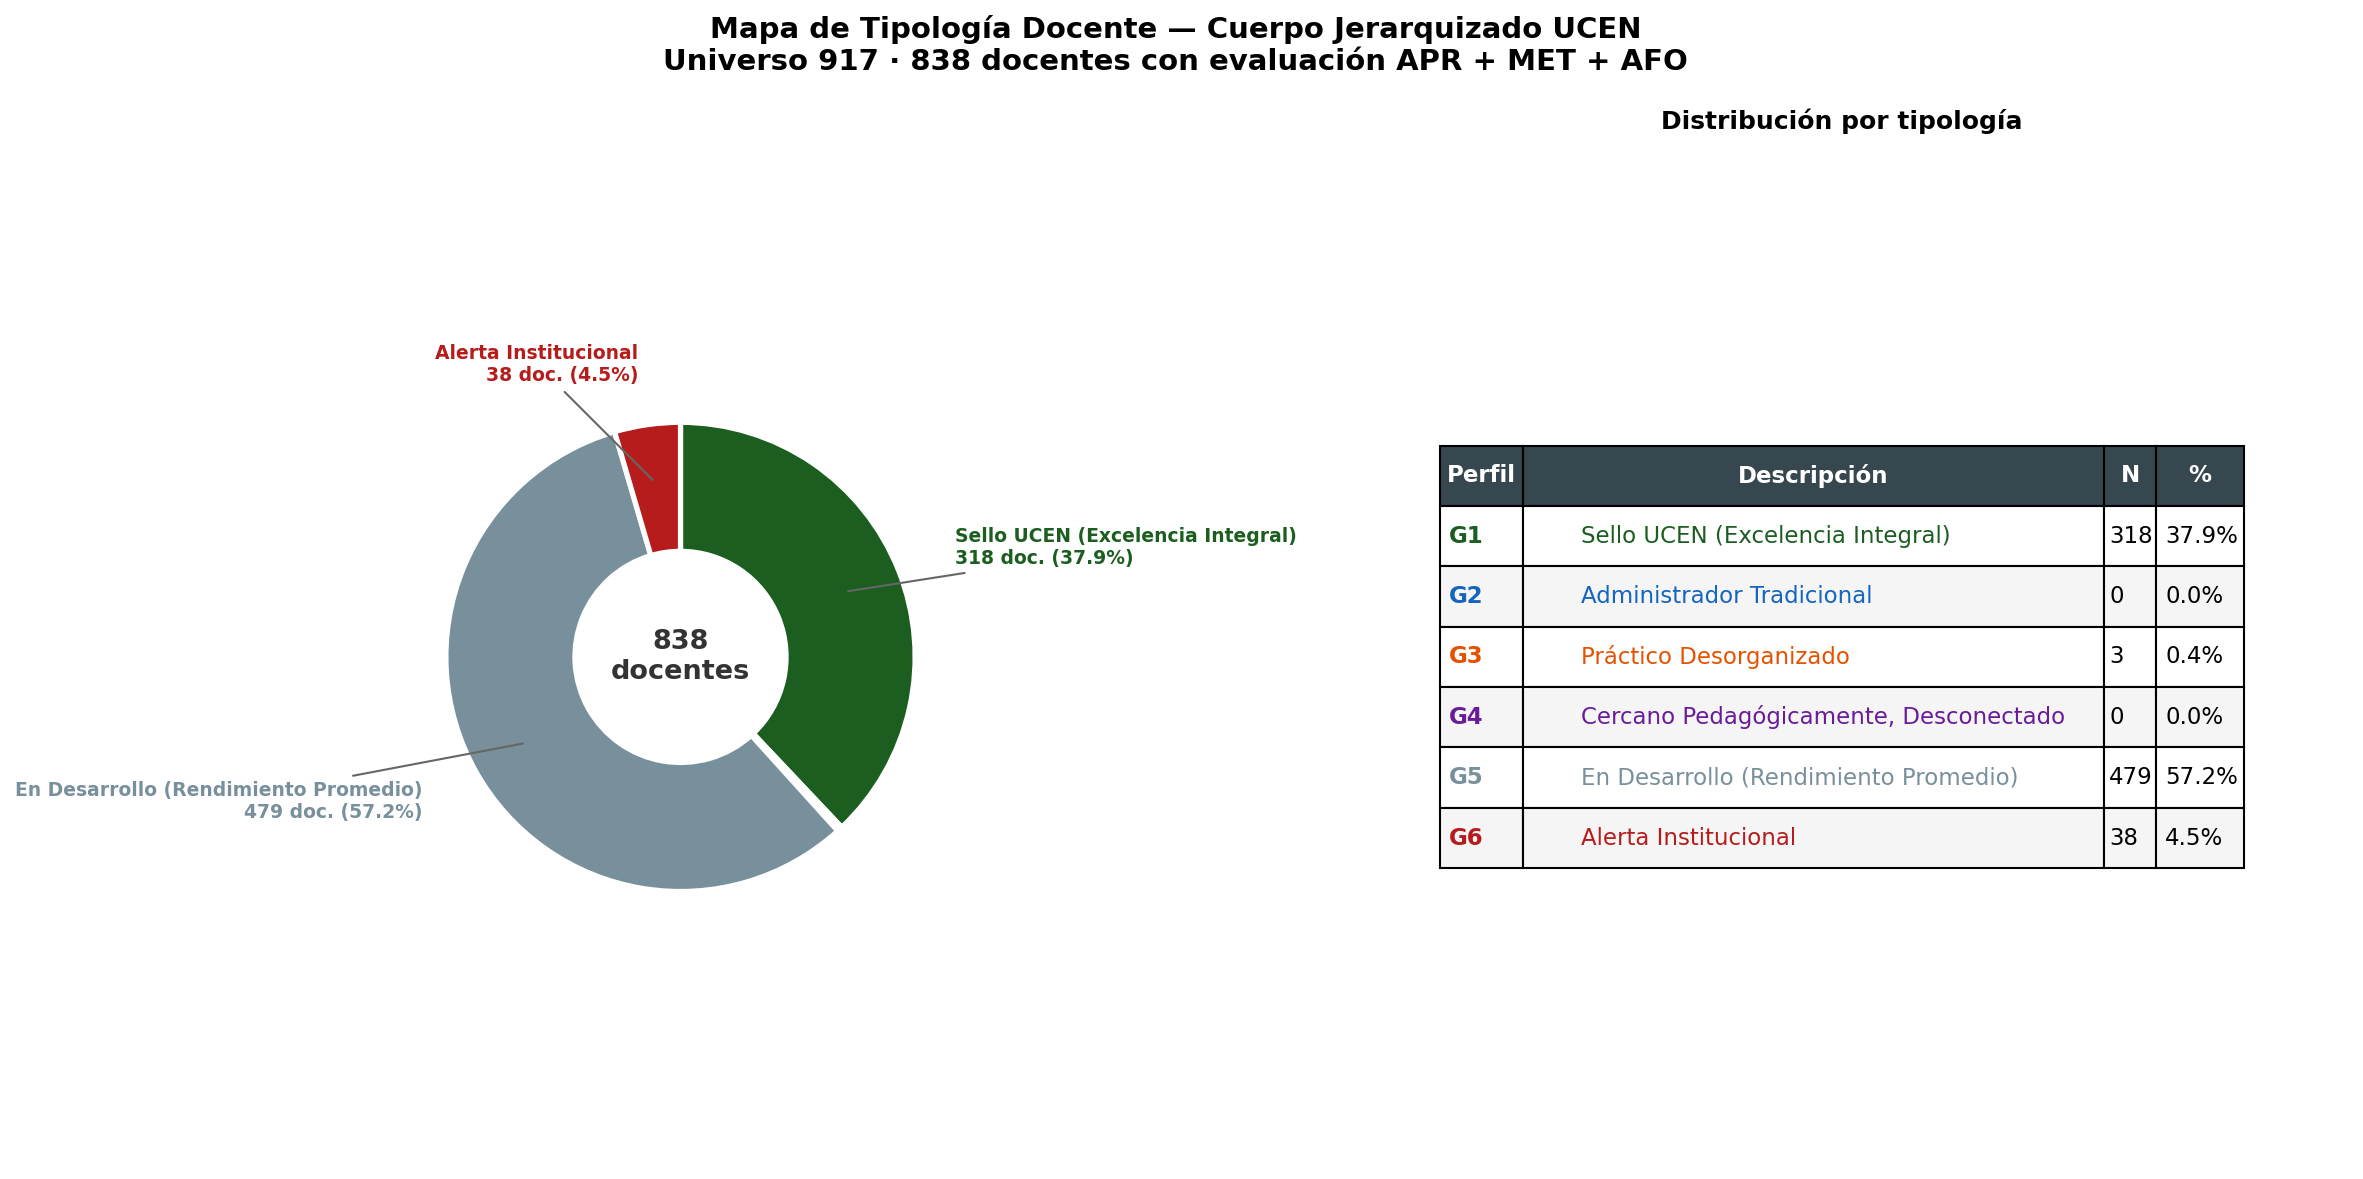

Reproduce this figure in Python.
import sys; sys.stdout.reconfigure(encoding="utf-8")
import pandas as pd
import matplotlib.pyplot as plt
import matplotlib.patches as mpatches
import matplotlib
import numpy as np
import os
from sqlalchemy import create_engine, text

BASE   = os.path.dirname(__file__)
OUT    = os.path.join(BASE, "G_tipologias_918.png")
engine = create_engine("postgresql://ucen_user:ucen2026@localhost:5432/ucen")

matplotlib.rcParams.update({"font.family": "DejaVu Sans", "font.size": 12})

doc917   = pd.read_csv(os.path.join(BASE,"..","PROCESADO","docente_918.csv"),
                       encoding="utf-8-sig", dtype={"rut_key": str})
ruts_917 = list(doc917["rut_key"].str.strip().astype(str))
n_univ   = len(doc917)

PREGS_APR = ["APR_01","APR_02","APR_03"]
PREGS_MET = ["MET_01","MET_02","MET_03","MET_04","MET_05"]
PREGS_AFO = ["AFO_01","AFO_02","AFO_03","AFO_04","AFO_05",
             "AFO_06","AFO_07","AFO_08","AFO_09"]
ALL_PREGS  = PREGS_APR + PREGS_MET + PREGS_AFO

with engine.connect() as conn:
    df = pd.read_sql(text("""
        SELECT ep.rut_docente, er.pregunta_id, AVG(er.pct_acuerdo) AS score
        FROM consolidados.evaluacion_respuesta er
        JOIN consolidados.evaluacion_periodo ep ON er.evaluacion_id = ep.evaluacion_id
        WHERE ep.rut_docente::text = ANY(:ruts)
          AND er.pregunta_id = ANY(:pregs)
        GROUP BY ep.rut_docente, er.pregunta_id
    """), conn, params={"ruts": ruts_917, "pregs": ALL_PREGS})

# ── Score por dimensión por docente ───────────────────────────────────────────
def dim_score(df, pregs):
    return (df[df["pregunta_id"].isin(pregs)]
            .groupby("rut_docente")["score"].mean())

apr_s = dim_score(df, PREGS_APR)
met_s = dim_score(df, PREGS_MET)
afo_s = dim_score(df, PREGS_AFO)

docentes = pd.DataFrame({"apr": apr_s, "met": met_s, "afo": afo_s}).dropna()

def nivel_apr(p): return "A" if p>=80 else ("M" if p>=60 else "B")
def nivel_met(p): return "A" if p>=80 else ("M" if p>=60 else "B")
def nivel_afo(p): return "A" if p>=90 else ("M" if p>=75 else "B")

docentes["nAPR"] = docentes["apr"].apply(nivel_apr)
docentes["nMET"] = docentes["met"].apply(nivel_met)
docentes["nAFO"] = docentes["afo"].apply(nivel_afo)

# ── Clasificación por tipología (prioridad en orden) ─────────────────────────
def tipologia(row):
    a, m, f = row["nAPR"], row["nMET"], row["nAFO"]

    # G1 — Sello UCEN: Alto en APR y AFO, máx 1 Medio en MET
    if a == "A" and f == "A" and m in ("A","M"):
        return "G1"
    # G6 — Alerta: Bajo en 2 o 3 dimensiones
    if [a,m,f].count("B") >= 2:
        return "G6"
    # G2 — Administrador Tradicional: Alto AFO, Bajo MET
    if f == "A" and m == "B":
        return "G2"
    # G3 — Práctico Desorganizado: Alto APR, Bajo AFO
    if a == "A" and f == "B":
        return "G3"
    # G4 — Desconectado del Perfil: Bajo APR, no Bajo en el resto
    if a == "B" and m != "B" and f != "B":
        return "G4"
    # G5 — En Desarrollo: todo lo demás
    return "G5"

docentes["tipo"] = docentes.apply(tipologia, axis=1)

n_doc = len(docentes)
n_sin = n_univ - n_doc

TIPOS = {
    "G1": {"nombre": "Sello UCEN\n(Excelencia Integral)",       "color": "#1B5E20"},
    "G2": {"nombre": "Administrador\nTradicional",               "color": "#1565C0"},
    "G3": {"nombre": "Práctico\nDesorganizado",                  "color": "#E65100"},
    "G4": {"nombre": "Cercano Pedagógicamente,\nDesconectado",   "color": "#6A1B9A"},
    "G5": {"nombre": "En Desarrollo\n(Rendimiento Promedio)",    "color": "#78909C"},
    "G6": {"nombre": "Alerta\nInstitucional",                    "color": "#B71C1C"},
}

conteo = docentes["tipo"].value_counts().reindex(list(TIPOS.keys())).fillna(0).astype(int)

# ── Cascada ───────────────────────────────────────────────────────────────────
print("=" * 65)
print("  TIPOLOGÍA DOCENTE — Mapa de distribución de perfiles")
print("=" * 65)
print(f"  917 docentes jerarquizados (Universo 917)")
print(f"    ├── {n_doc} clasificados con evaluación completa APR+MET+AFO")
for gid, cfg in TIPOS.items():
    n  = conteo[gid]
    pct = 100*n/n_doc
    nombre = cfg["nombre"].replace("\n"," ")
    print(f"    │     ├── {gid}: {n:3d} docentes ({pct:.1f}%)  — {nombre}")
print(f"    └── {n_sin} sin evaluación registrada")
print("=" * 65)

# ── Figura: Dona + tabla resumen ──────────────────────────────────────────────
fig, (ax_dona, ax_tbl) = plt.subplots(1, 2, figsize=(16, 8),
                                       gridspec_kw={"width_ratios": [1, 1.2]})
fig.suptitle(
    "Mapa de Tipología Docente — Cuerpo Jerarquizado UCEN\n"
    f"Universo 917 · {n_doc} docentes con evaluación APR + MET + AFO",
    fontsize=14, fontweight="bold")

# Dona
sizes  = [conteo[g] for g in TIPOS]
colors = [TIPOS[g]["color"] for g in TIPOS]
labels = [f"{TIPOS[g]['nombre'].replace(chr(10),' ')}\n{conteo[g]} ({100*conteo[g]/n_doc:.1f}%)"
          for g in TIPOS]

wedges, texts = ax_dona.pie(
    sizes, colors=colors, startangle=90, counterclock=False,
    wedgeprops=dict(width=0.55, edgecolor="white", linewidth=2.5),
    labels=None)

# Anotaciones con líneas
for i, (wedge, gid) in enumerate(zip(wedges, TIPOS)):
    ang  = (wedge.theta2 + wedge.theta1) / 2
    x    = 0.75 * np.cos(np.radians(ang))
    y    = 0.75 * np.sin(np.radians(ang))
    x2   = 1.2  * np.cos(np.radians(ang))
    y2   = 1.2  * np.sin(np.radians(ang))
    ha   = "left" if x2 > 0 else "right"
    n    = conteo[gid]
    pct  = 100*n/n_doc
    if pct < 1:
        continue
    ax_dona.annotate(
        f"{TIPOS[gid]['nombre'].replace(chr(10),' ')}\n{n} doc. ({pct:.1f}%)",
        xy=(x, y), xytext=(x2*1.05, y2*1.05),
        arrowprops=dict(arrowstyle="-", color="#666666", lw=1),
        fontsize=9, ha=ha, va="center", color=TIPOS[gid]["color"],
        fontweight="bold")

# Centro de la dona
ax_dona.text(0, 0, f"{n_doc}\ndocentes", ha="center", va="center",
             fontsize=13, fontweight="bold", color="#333333")
ax_dona.set_xlim(-1.8, 1.8)

# Panel derecho: tabla de descripción
ax_tbl.axis("off")
row_data = []
for gid, cfg in TIPOS.items():
    n   = conteo[gid]
    pct = 100*n/n_doc
    row_data.append([gid, cfg["nombre"].replace("\n"," "),
                     f"{n}", f"{pct:.1f}%"])

col_labels = ["Perfil", "Descripción", "N", "%"]
tbl = ax_tbl.table(cellText=row_data, colLabels=col_labels,
                   loc="center", cellLoc="left")
tbl.auto_set_font_size(False)
tbl.set_fontsize(11)
tbl.scale(1, 2.2)

# Header
for j in range(4):
    tbl[0, j].set_facecolor("#37474F")
    tbl[0, j].set_text_props(color="white", fontweight="bold")

# Filas con color de tipología
for i, gid in enumerate(TIPOS, start=1):
    color_hex = TIPOS[gid]["color"]
    for j in range(4):
        tbl[i, j].set_facecolor("#F5F5F5" if i%2==0 else "#FFFFFF")
    tbl[i, 0].set_text_props(color=color_hex, fontweight="bold")
    tbl[i, 1].set_text_props(color=color_hex)

tbl.auto_set_column_width([0,1,2,3])
ax_tbl.set_title("Distribución por tipología", fontsize=12,
                 fontweight="bold", pad=10)

plt.tight_layout()
plt.savefig(OUT, dpi=150, bbox_inches="tight")
plt.close()
print(f"\nGuardado: {OUT}")

g1_pct = 100*conteo["G1"]/n_doc
g5_pct = 100*conteo["G5"]/n_doc
g6_pct = 100*conteo["G6"]/n_doc
g2_pct = 100*conteo["G2"]/n_doc

print(f"""
BAJADAS
• El perfil más frecuente es "Sello UCEN" ({g1_pct:.1f}% del cuerpo docente),
  lo que indica que la mayoría alcanza simultáneamente niveles altos en las
  tres dimensiones evaluadas. El perfil "En Desarrollo" agrupa al {g5_pct:.1f}%,
  configurando la segunda masa más relevante — docentes con desempeño
  homogéneo en rango medio que representan el principal potencial de
  mejora sistémica con acompañamiento formativo diferenciado.

• El perfil "Alerta Institucional" afecta al {g6_pct:.1f}% de los docentes
  evaluados — aquellos con Nivel Bajo en 2 o más dimensiones simultáneamente.
  Aunque es el grupo minoritario, concentra el mayor riesgo para los
  indicadores de acreditación y satisfacción estudiantil, y requiere
  intervención prioritaria e individualizada.
""")
